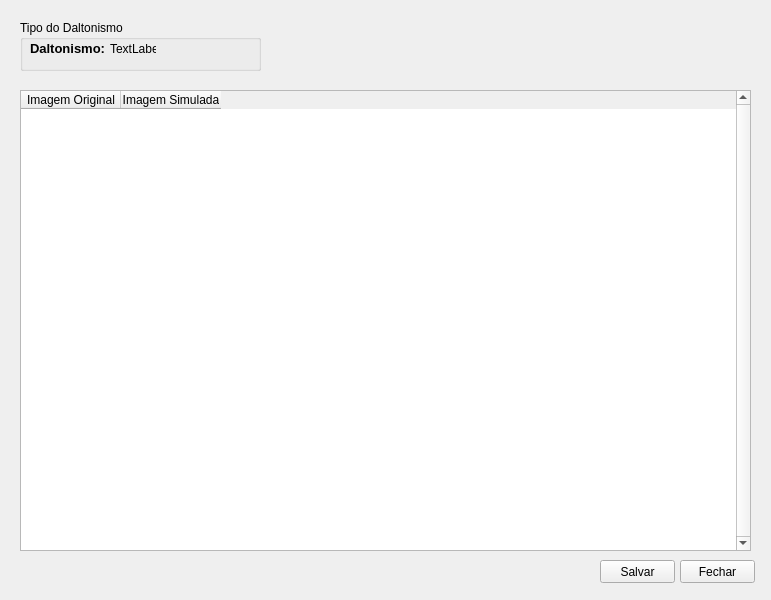
<?xml version="1.0" encoding="UTF-8"?>
<ui version="4.0">
 <class>SimulatorApplicationVisualizatorWindowGui</class>
 <widget class="QWidget" name="SimulatorApplicationVisualizatorWindowGui">
  <property name="geometry">
   <rect>
    <x>0</x>
    <y>0</y>
    <width>771</width>
    <height>600</height>
   </rect>
  </property>
  <property name="windowTitle">
   <string>Visualizador de Imagens</string>
  </property>
  <property name="windowIcon">
   <iconset>
    <normaloff>../../../Documents and Settings/JLee/Desktop/Icones/xeyes.png</normaloff>../../../Documents and Settings/JLee/Desktop/Icones/xeyes.png</iconset>
  </property>
  <widget class="QGroupBox" name="groupBox">
   <property name="geometry">
    <rect>
     <x>20</x>
     <y>20</y>
     <width>241</width>
     <height>51</height>
    </rect>
   </property>
   <property name="title">
    <string>Tipo do Daltonismo</string>
   </property>
   <widget class="QLabel" name="label">
    <property name="geometry">
     <rect>
      <x>10</x>
      <y>19</y>
      <width>131</width>
      <height>18</height>
     </rect>
    </property>
    <property name="font">
     <font>
      <pointsize>10</pointsize>
      <weight>75</weight>
      <bold>true</bold>
     </font>
    </property>
    <property name="text">
     <string>Daltonismo:</string>
    </property>
   </widget>
   <widget class="QLabel" name="tipo">
    <property name="geometry">
     <rect>
      <x>90</x>
      <y>19</y>
      <width>46</width>
      <height>20</height>
     </rect>
    </property>
    <property name="text">
     <string>TextLabel</string>
    </property>
   </widget>
  </widget>
  <widget class="QPushButton" name="pushButton">
   <property name="geometry">
    <rect>
     <x>680</x>
     <y>560</y>
     <width>75</width>
     <height>23</height>
    </rect>
   </property>
   <property name="text">
    <string>Fechar</string>
   </property>
  </widget>
  <widget class="QTableWidget" name="tableWidget">
   <property name="geometry">
    <rect>
     <x>20</x>
     <y>90</y>
     <width>731</width>
     <height>461</height>
    </rect>
   </property>
   <property name="midLineWidth">
    <number>0</number>
   </property>
   <property name="verticalScrollBarPolicy">
    <enum>Qt::ScrollBarAlwaysOn</enum>
   </property>
   <property name="horizontalScrollBarPolicy">
    <enum>Qt::ScrollBarAlwaysOff</enum>
   </property>
   <property name="iconSize">
    <size>
     <width>600</width>
     <height>600</height>
    </size>
   </property>
   <property name="wordWrap">
    <bool>false</bool>
   </property>
   <property name="cornerButtonEnabled">
    <bool>false</bool>
   </property>
   <property name="rowCount">
    <number>0</number>
   </property>
   <property name="columnCount">
    <number>2</number>
   </property>
   <column>
    <property name="text">
     <string>Imagem Original</string>
    </property>
   </column>
   <column>
    <property name="text">
     <string>Imagem Simulada</string>
    </property>
   </column>
  </widget>
  <widget class="QPushButton" name="pushButton_2">
   <property name="geometry">
    <rect>
     <x>600</x>
     <y>560</y>
     <width>75</width>
     <height>23</height>
    </rect>
   </property>
   <property name="text">
    <string>Salvar</string>
   </property>
   <property name="icon">
    <iconset>
     <normaloff>../../../Documents and Settings/JLee/Desktop/Icones/button-save.png</normaloff>../../../Documents and Settings/JLee/Desktop/Icones/button-save.png</iconset>
   </property>
   <property name="iconSize">
    <size>
     <width>16</width>
     <height>16</height>
    </size>
   </property>
  </widget>
 </widget>
 <resources/>
 <connections/>
</ui>
